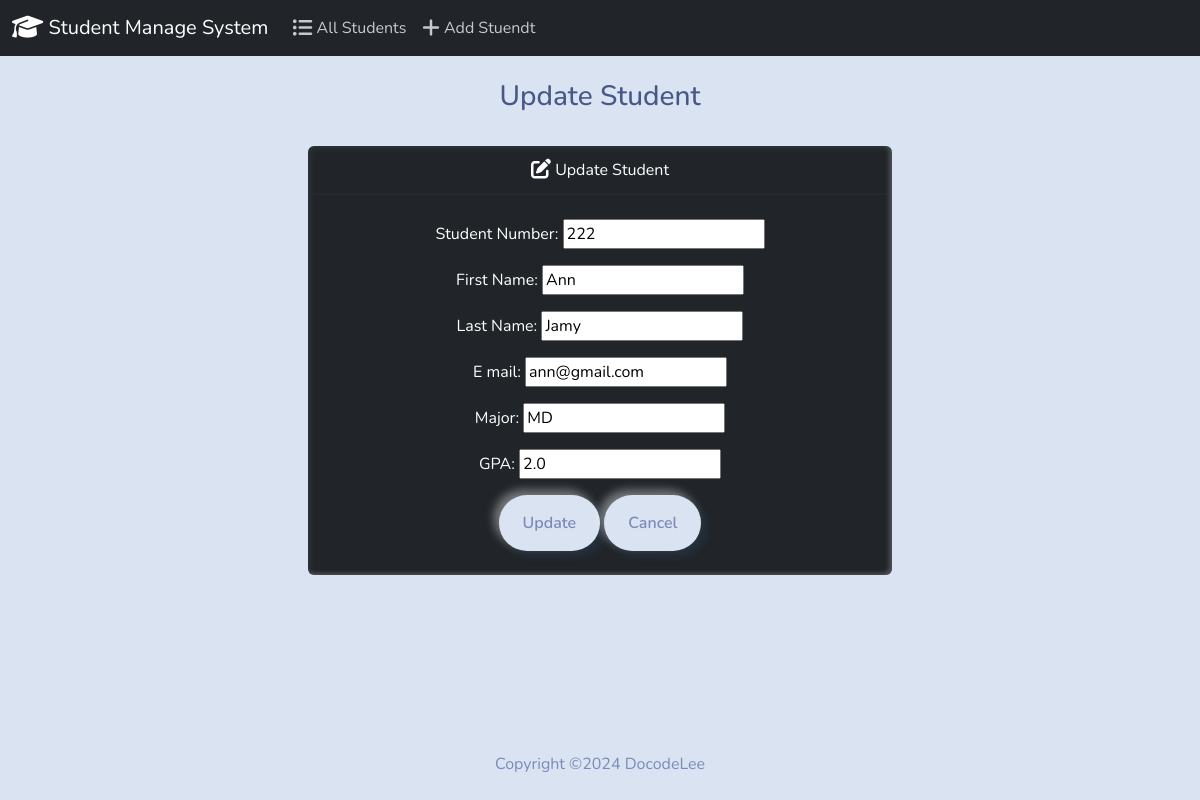
Page /edit/4/ on the committed database.
### students/models.py (models this page shows, shortened)
class Student(models.Model):
    student_number = models.PositiveIntegerField()
    first_name = models.CharField(max_length=50)
    last_name = models.CharField(max_length=50)
    email = models.EmailField(max_length=100)
    major = models.CharField(max_length=50)
    gpa = models.FloatField()

### students/views.py (the view)
# urls.py: path('edit/<int:id>/', views.edit, name='edit'),
def edit(request, id):
    if request.method == "POST":
        student = Student.objects.get(pk=id)
        form = StudentForm(request.POST, instance=student)
        if form.is_valid():
            form.save()
            return render(request, 'students/edit.html',{
                'form' : form,
                'success' : True
            })
    else:
            student = Student.objects.get(pk=id)
            form = StudentForm(instance = student)
            return render(request, 'students/edit.html',{
            'form' : form
            })

### students/forms.py
class StudentForm(forms.ModelForm):
    class Meta:
        model = Student
        fields = ['student_number', 'first_name', 'last_name', 'email', 'major', 'gpa' ]
        labels = {
            'student_number': 'Student Number',
            'first_name' : 'First Name',
            'last_name' : "Last Name",
            'email' : "E mail",
            'major' : 'Major' ,
            'gpa' : 'GPA',
        }
        widgets = {
            'student_number': forms.NumberInput(attrs={'class':'form-contorl'}),
            'first_name': forms.TextInput(attrs={'class':'form-contorl'}),
            'last_name': forms.TextInput(attrs={'class':'form-contorl'}),
            'email': forms.EmailInput(attrs={'class':'form-contorl'}),
            'major': forms.TextInput(attrs={'class':'form-contorl'}),
            'gpa' : forms.NumberInput(attrs={'class':'form-contorl'}),
        }

### students/templates/students/edit.html (shortened to what this page needs)
{% extends "students/base.html" %}
{% block body %}
    <h3 class='text-center m-4'>
        Update Student
    </h3>
    {% if success  %}
    <div  class="alert alert-success" role="alert">
        The new Student updated successfully.
        <a href="{% url 'index' %}" class ="alert-link">Go to Home Page.</a>
    </div>
    {% else %}
        <div class = "row justify-content-center">
            <div class="col-6 p-2 text-center">
                <div class="card text-white bg-dark mb-3" >
                    <div class="card-header">
                        <i class="fa-solid fa-pen-to-square fa-lg"></i> Update Student
                    </div>
                    <div class="card-body">
                        <form action="" method="POST">
                            {{form.as_p}}
                            <button type="submit" class="btn btn-primary">Update</button>
                            <a href="{%url 'index' %}" class="btn btn-secondary">Cancel</a>
                        </form>
                    </div>
                  </div>
            </div>
        </div>
    {% endif %}
{% endblock  %}

### rows in the picture
Student: first_name "Ann", last_name "Jamy", email "ann@gmail.com", major "MD", gpa "2.0"
